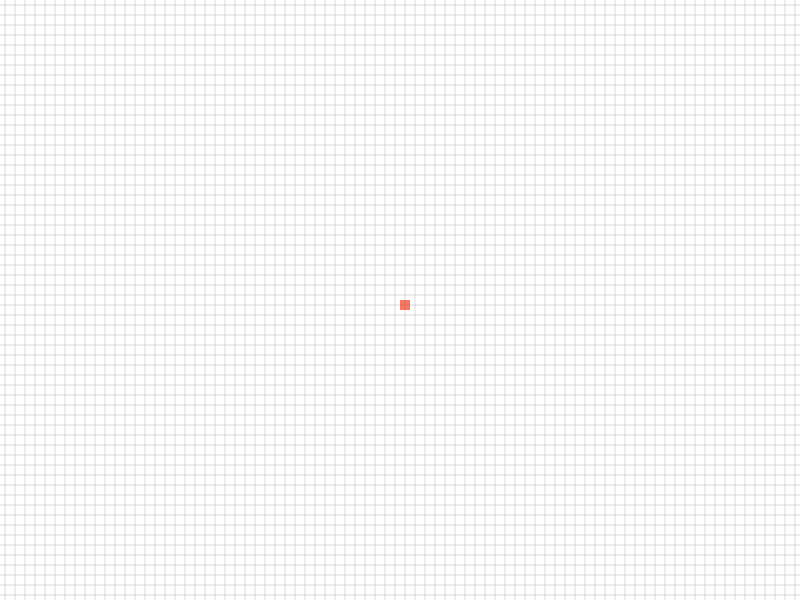

This is a level from a 2D game, rendered from its Tiled map with the project's own tilesets. A one-line summary and the map file follow, with tile-layer data summarised:
An orthogonal 80x60 tile map with 10x10 px tiles, 5 tile layers (bg, walls, lights, player, ...).

<map version="1.0" orientation="orthogonal" renderorder="right-down" width="80" height="60" tilewidth="10" tileheight="10" nextobjectid="1">
 <tileset firstgid="1" name="tiles_v2" tilewidth="10" tileheight="10" tilecount="6">
  <image source="tiles_v2.png" width="60" height="10" />
 </tileset>
 <layer name="bg" width="80" height="60">
  <data>[4800 cells, 4800 non-empty, 1 distinct tile ids]</data>
 </layer>
 <layer name="walls" width="80" height="60">
  <data>[4800 cells, 0 non-empty, 0 distinct tile ids]</data>
 </layer>
 <layer name="lights" width="80" height="60">
  <data>[4800 cells, 0 non-empty, 0 distinct tile ids]</data>
 </layer>
 <layer name="player" width="80" height="60" opacity="0.6">
  <data>[4800 cells, 1 non-empty, 1 distinct tile ids]</data>
 </layer>
 <layer name="enemies" width="80" height="60">
  <data>[4800 cells, 0 non-empty, 0 distinct tile ids]</data>
 </layer>
</map>
